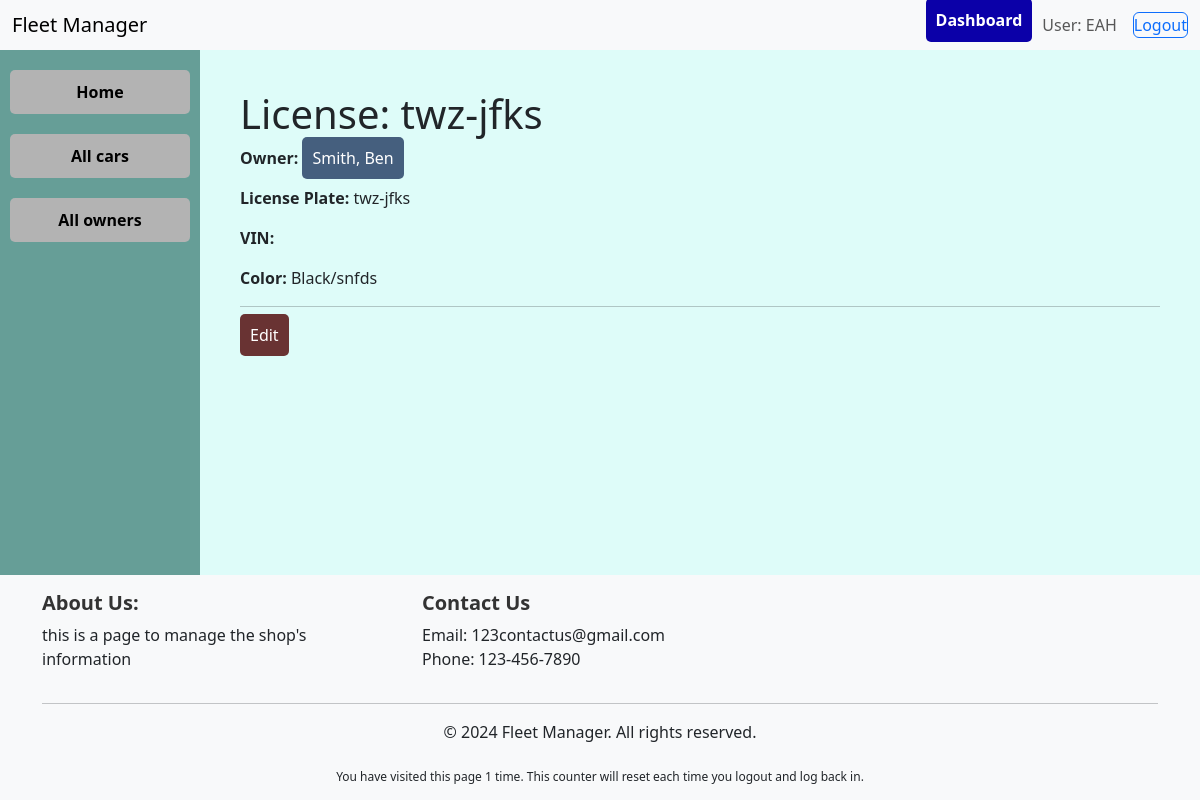
The app's page /catalog/car/1/ (signed in), older data.
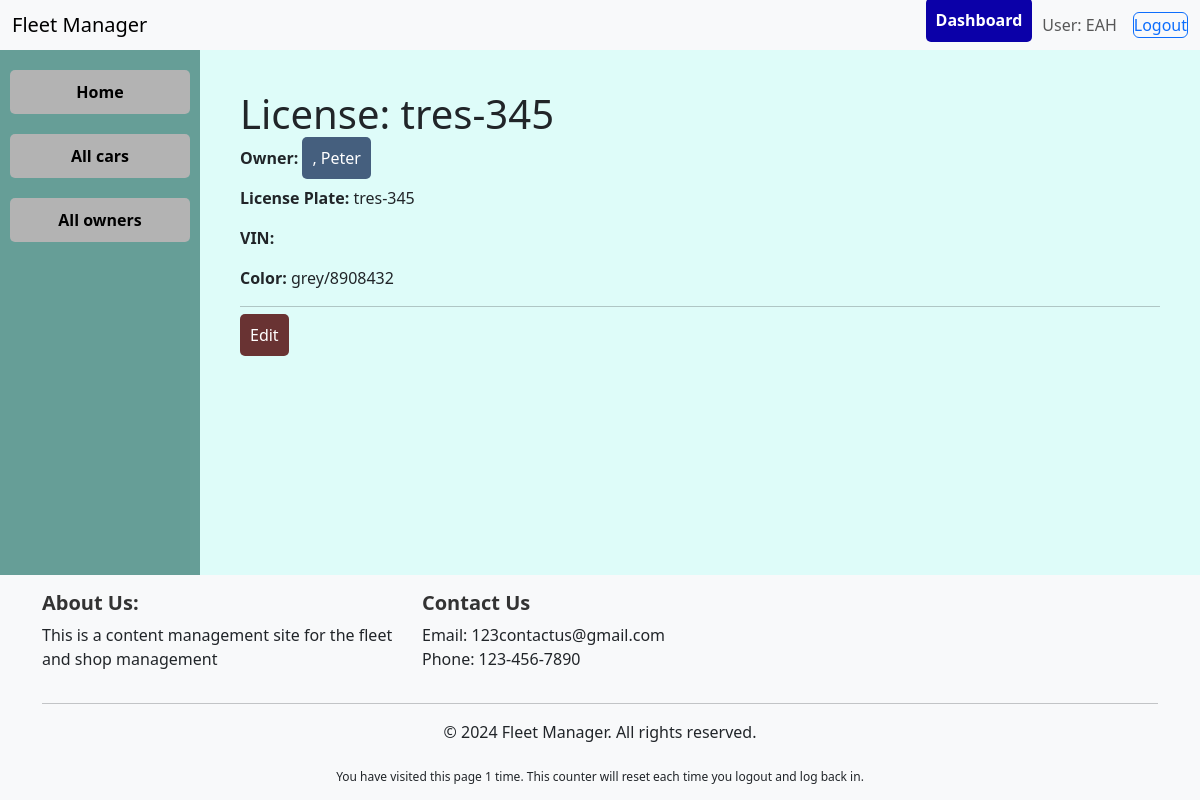
The same page, newer data.
### catalog/models.py (models this page shows, shortened)
class CarInstance(models.Model):
    car = models.ForeignKey('CarMake', on_delete=models.RESTRICT, null=True)
    owner = models.ForeignKey('Owner', on_delete=models.RESTRICT, null=True)
    vinNum = models.CharField(
        max_length=17, blank=True, null=True,
        help_text="Enter the Vehicle Identification Number (VIN) for this vehicle. It must be exactly 17 characters."
    )
    modelYear = models.CharField(
        max_length=4,
        help_text="Enter the year this car model was manufactured (e.g., 2020)."
    )
    color = models.CharField(
        max_length=50,
        help_text="Enter the common name of the vehicle's color (e.g., Red) and its paint code."
    )
    license_plate = models.CharField(
        max_length=12,
        help_text="Enter the vehicle's license plate number. Maximum length is 12 characters."
    )
    due_back = models.DateField(
        null=True,
        blank=True,
        help_text="Enter the date by which the vehicle should be returned. Leave blank if not applicable."
    )
    mechanic_stat = models.ForeignKey(
        settings.AUTH_USER_MODEL,
        on_delete=models.SET_NULL,
        null=True,
        blank=True,
        help_text="Select the mechanic assigned to this vehicle, if applicable."
    )
    CAR_STATUS = (
        ('M', 'Maintenance'),
        ('O', 'Owner has vehicle in their possession'),
        ('S', 'Scrap or Parts vehicle'),
        ('A', 'Available'),
        ('R', 'Ready for release to owner'),
    )
    status = models.CharField(
        max_length=1,
        choices=CAR_STATUS,
        blank=True,
        default='A',
        help_text="Select the current status of the car: M (Maintenance), O (Owner has vehicle), S (Scrap), A (Available), R (Ready for release)."
    )
    class Meta:
        ordering = ['due_back']

class Owner(models.Model):
    user = models.OneToOneField(User, on_delete=models.CASCADE, null=True, blank=True)
    first_name = models.CharField(
        max_length=100,
        help_text="Enter the owner's first name."
    )
    last_name = models.CharField(
        max_length=100,
        help_text="Enter the owner's last name."
    )
    phone_num = models.CharField(
        max_length=10,
        null=True,
        blank=True,
        default='Unknown"',
        help_text="Enter the owner's phone number without dashes (e.g., 1234567890). Maximum 10 digits."
    )
    address = models.TextField(
        max_length=300,
        null=True,
        blank=True,
        default='Unknown',
        help_text="Enter the owner's address. This can be a full street address."
    )
    has_insurance = models.BooleanField(
        default=False,
        help_text="Check if the owner has insurance for their vehicle."
    )
    insurance_provider = models.CharField(
        max_length=100,
        blank=True,
        default='Unknown',
        help_text="Enter the name of the insurance provider (if applicable)."
    )
    insurance_policy_number = models.CharField(
        max_length=50,
        blank=True,
        default='Unknown',
        help_text="Enter the insurance policy number (if applicable)."
    )
    class Meta: #orders the owners in the system as well as prevents duplicates
        ordering = ['last_name', 'first_name']
        unique_together = ['first_name', 'last_name', 'phone_num']
    def get_absolute_url(self):
        return reverse('owner-detail', args=[str(self.id)])
    def __str__(self): # provides a last name first of the owners Name
        return f'{self.last_name}, {self.first_name}'

class FooterContent(models.Model):
    about_us = models.TextField(
        help_text="Enter a brief description of your company or website to display in the footer."
    )
    contact_email = models.EmailField(
        help_text="Enter the contact email address that users can reach out to."
    )
    contact_phone = models.CharField(
        max_length=15,
        help_text="Enter the contact phone number for customer inquiries."
    )

### catalog/views.py (the view)
# urls.py: path('car/<int:pk>/', views.CarDetailView.as_view(), name='car-detail'),
class CarDetailView(LoginRequiredMixin, IsOwnerAdminOrMechanicMixin, DetailView):
    model = CarInstance
    template_name = 'car_management/car_detail.html'
    def get_context_data(self, **kwargs):
        context = super().get_context_data(**kwargs)
        context['num_visits'] = increment_page_visits(self.request, f'car_detail_{self.object.pk}')
        return context

### catalog/context_processors.py (called while the page is built)
def footer_content(request):
    try:
        footer_content = FooterContent.objects.first()  # Get the first (and only) footer content
    except FooterContent.DoesNotExist:
        footer_content = None  # Handle the case where no FooterContent exists
    return {
        'footer_content': footer_content
    }

### catalog/views.py (called while the page is built)
def increment_page_visits(request, page_name):
    session_key = f'num_visits_{page_name}'
    num_visits = request.session.get(session_key, 0)
    num_visits += 1
    request.session[session_key] = num_visits
    return num_visits

def is_admin(user):
    return user.groups.filter(name='Admin').exists() # Or check for a specific group

    def test_func(self):
        car_instance = self.get_object()
        return (
            car_instance.owner.user == self.request.user or
            is_admin(self.request.user) or
            is_mechanic(self.request.user)
        )

### catalog/templates/car_management/car_detail.html (shortened to what this page needs)
{% extends "base_generic.html" %}
{% block content %}
  <h1>License: {{ carinstance.license_plate }}</h1>
  <p><strong>Owner:</strong> <a href="{{ carinstance.owner.get_absolute_url }}" class="dashboard_button">{{ carinstance.owner }}</a></p>
  <p><strong>License Plate:</strong> {{ carinstance.license_plate}}</p>
  <p><strong>VIN:</strong> {{ carinstance.vinNUM }}</p>
  <p><strong>Color:</strong> {{ carinstance.color }}</p>
  <hr>
  <a href="{% url 'edit_car_instance' carinstance.id %}" class="dashboard_button_delete">Edit</a>
    {% endblock %}

### catalog/templates/base_generic.html (shortened to what this page needs)
<!doctype html>
<html lang="en">
  <head>
    <link href="https://cdn.jsdelivr.net/npm/bootstrap@5.3.3/dist/css/bootstrap.min.css"
      rel="stylesheet"
>
    {% load static %}
    <link rel="stylesheet" type="text/css" href="{% static 'css/styles.css' %}" />
  </head>
  <body>
    <header class="navbar navbar-expand-lg navbar-light bg-light">
      <div class="container-fluid">
          <a class="navbar-brand" href="{% url 'index' %}">Fleet Manager</a>
          <div class="ms-auto d-flex">
              {% if user.is_authenticated %}
                  {% if user.groups.all.0.name == 'Customer' %}
                    <a href="{% url 'customer_dashboard' %}" class="navbar-button">Dashboard</a>
                  {% elif user.groups.all.0.name == 'Mechanics' %}
                    <a href="{% url 'mechanics_dashboard' %}" class="navbar-button">Work Dashboard</a>
                  {% elif user.groups.all.0.name == 'Admin' %}
                    <a href="{% url 'admin_dashboard' %}" class="navbar-button">Dashboard</a>
                  {% endif %}
                  <span class="navbar-text me-3">User: {{ user.get_username }}</span>
                  <form id="logout-form" method="post" action="{% url 'logout' %}" class="d-inline">
                      <button type="submit" class="btn btn-outline-primary">Logout</button>
                  </form>
              {% else %}
                  <a href="{% url 'login' %}?next={{ request.path }}" class="navbar-button">Login</a>
              {% endif %}
          </div>
      </div>
    </header>
    <div class="page-container">
      {% if user.is_authenticated and user.groups.all.0.name != 'Customer' %}
          <aside class="sidebar">
              {% block sidebar %}
                  <nav class="sidebar-nav">
                      <li><a href="{% url 'index' %}" class="sidebar_button">Home</a></li>
                      <li><a href="{% url 'cars' %}" class="sidebar_button">All cars</a></li>
                      <li><a href="{% url 'owners' %}" class="sidebar_button">All owners</a></li>
                  </nav>
              {% endblock %}
          </aside>
      {% endif %}
      <main class="main-content {% if not user.is_authenticated %}full-width{% endif %}">
        {% block content %}{% endblock %}
      </main>
    </div>
    <footer class="footer mt-auto py-3 bg-light">
      <div class="container">
        <div class="row">
          <div class="col-md-4">
            <h5>About Us:</h5>
            <p>{{ footer_content.about_us }}</p>
          </div>
          <div class="col-md-4">
            <h5>Contact Us</h5>
            <p>Email: {{ footer_content.contact_email }}<br>Phone: {{ footer_content.contact_phone }}</p>
          </div>
        </div>
        <hr>
        <div class="row">
          <div class="col-md-12 text-center">
            <p>&copy; 2024 Fleet Manager. All rights reserved.</p>
            <sub>You have visited this page {{ num_visits }} time{{ num_visits|pluralize }}.
              This counter will reset each time you logout and log back in.</sub>
          </div>
        </div>
      </div>
    </footer>
  </body>
</html>

Row changes from the older to the newer data that the page shows:
changed CarInstance: license_plate "twz-jfks" → "tres-345"; owner "Smith, Ben" → ", Peter"; color "Black/snfds" → "grey/8908432"
changed FooterContent "123contactus@gmail.com": about_us "this is a page to manage the shop's information" → "This is a content management site for the fleet and shop management"
